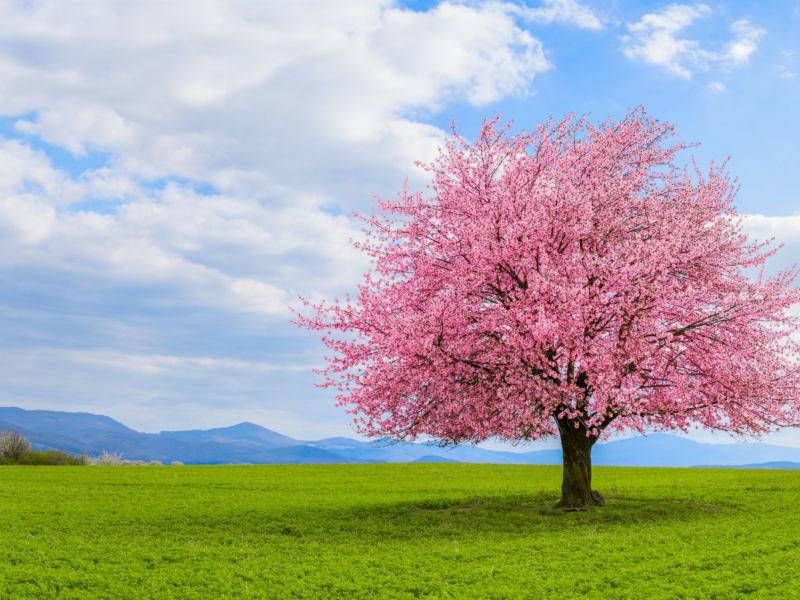
#> input picture pics/pink.jpg, 1600 x 1200 px (shown at 1/2 size)
$ python standalone_script.py
#> lines starting #> are read from the running program, lines starting #| are printed output that depends on the picture; pictures that were not available may be replaced by others from this repository, and a replacement may not be noted
#> in emojify_image_path, image is the input picture: PIL image 1600x1200 RGB; mean R, G, B 168.1, 169.3, 158.8
import glob
from PIL import Image
from scipy import spatial
import numpy as np
import os


def emojify(image: Image, size = 10) -> Image:
    # Sources and settings
#> called with size = 10
    emojis_path = "emojis/*"
    emoji_size = (size, size)

    # Import and resize all emojis   (I can save the resized images)
    emojis = []
    for emoji_path in glob.glob(emojis_path):
        emoji = Image.open(emoji_path)
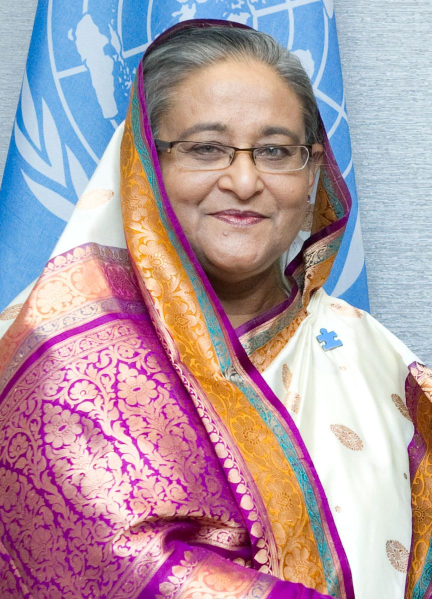
#> input picture pics/hasina.jpg, 863 x 1198 px, given as the content of the folder emojis, which was not available (shown at 1/2 size)
#> emoji is the input picture: PIL image 863x1198 RGB; mean R, G, B 178.1, 154.1, 165.5
        emoji = emoji.convert("RGB")  ###### I added this to not get an error in "closest = tree.query(pixel)"
        emoji = emoji.resize(emoji_size)
        emojis.append(emoji)

    # Calculate dominant color of each emoji     (I can save this)
    emoji_mean_colors = []
    for emoji in emojis:
        mean_color = np.array(emoji).mean(axis=0).mean(axis=0)
        emoji_mean_colors.append(mean_color)
#> this loop made 1 pass
#> mean_color on pass 1: [178.2, 154.2, 165.6]
#> after the loop, emoji_mean_colors = [[178.2, 154.2, 165.6]]

    # Pixelate (resize) main photo
    width = int(np.round(image.size[0] / emoji_size[0]))
#> width = 160
    height = int(np.round(image.size[1] / emoji_size[1]))
#> height = 120
    resized_photo = image.resize((width, height))
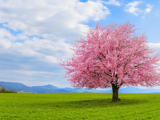
#> resized_photo: PIL image 160x120 RGB; mean R, G, B 168.1, 169.3, 158.8

    # For every pixel, find the emoji that is the most similar in color
    # Create a KDTree
    tree = spatial.KDTree(emoji_mean_colors)
    # Empty integer array to store indices of emojis
    closest_tiles = np.zeros((width, height), dtype=np.uint32)

    for i in range(width):
        for j in range(height):
            pixel = resized_photo.getpixel((i, j))  # Get the pixel color at (i, j)
            closest = tree.query(pixel)             # Returns (distance, index)
            closest_tiles[i, j] = closest[1]        # We only need the index
#> closest_tiles: shape (160, 120) uint32; every value is 0

    # Create an "empty" image
    emojified_image = Image.new('RGB', image.size)
#> emojified_image: PIL image 1600x1200 RGB; every value is 0
    emojified_image.filename = 'emojified_' + str(size) + '_' + os.path.basename(image.filename)

    # Paste emojis on that "empty" image
    for i in range(width):
        for j in range(height):
            # Offset of tile
            x, y = i*emoji_size[0], j*emoji_size[1]
            # Index of tile
            index = closest_tiles[i, j]
            # Draw tile
            emojified_image.paste(emojis[index], (x, y))
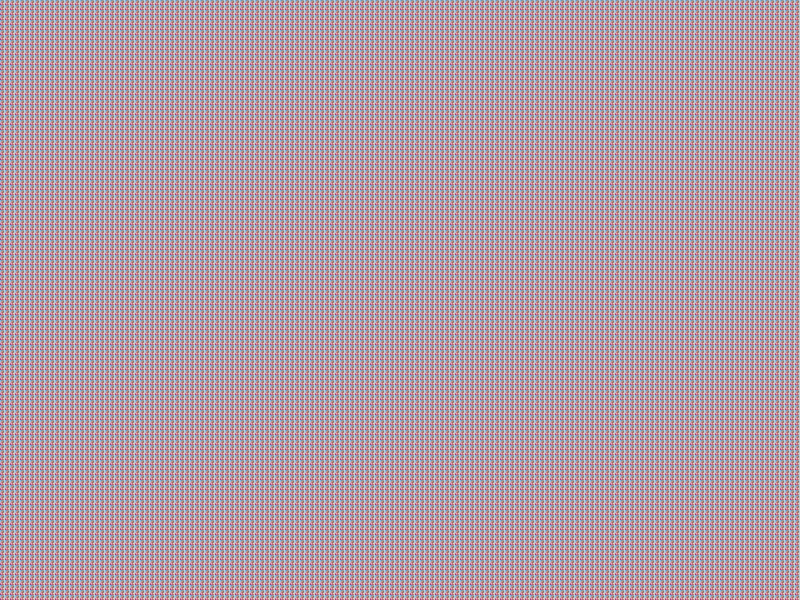
#> emojified_image: PIL image 1600x1200 RGB (shown at 1/2 size); mean R, G, B 178.2, 154.2, 165.6

    # Return this emojified image
    return emojified_image

def emojify_image_path(image_path: str = "pics/pink.jpg", size: int = 10) -> Image:
    image = Image.open(image_path)
    emojified_image = emojify(image, size)
    return emojified_image

if __name__ == '__main__':
    emojified_image: Image = emojify_image_path()

    # Save output
    emojified_image.save('results/' + emojified_image.filename)
